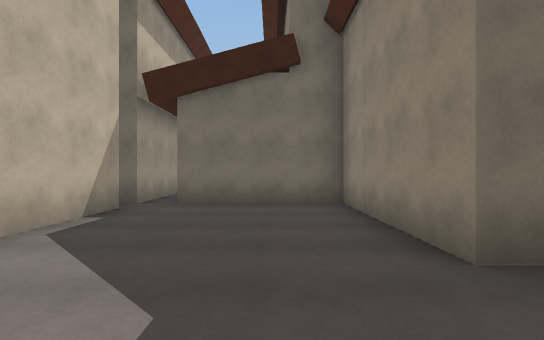
view 1 (above)

24 first-person views from a walk through a 3-D level made in the Unity game engine. The camera is 1.4 m above the floor, looks level and sees 85° across. The floor is counted in squares, 2 m on a side. Each view is taken from the middle of a square. On the plan, view 1 faces up. The plan holds only what a view shows up to about 10 squares ahead; the rest is blank. The place goes on beyond the plan.

view 2
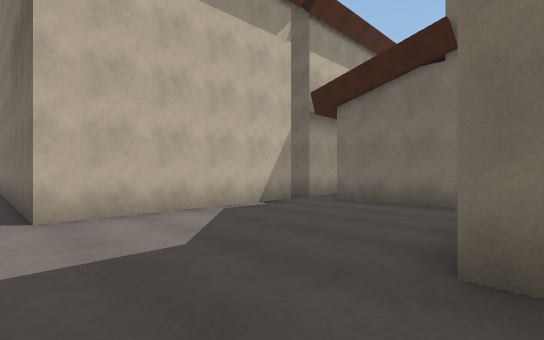

view 3
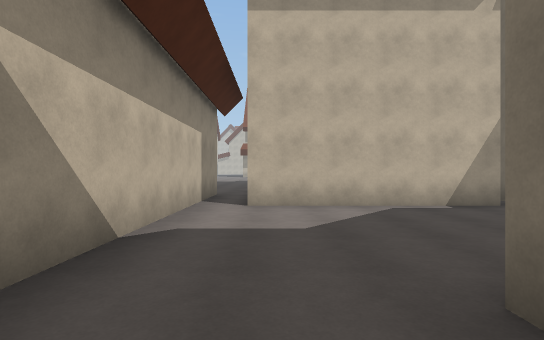

view 4
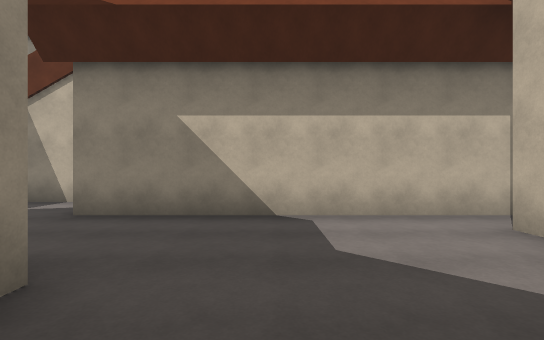

view 5
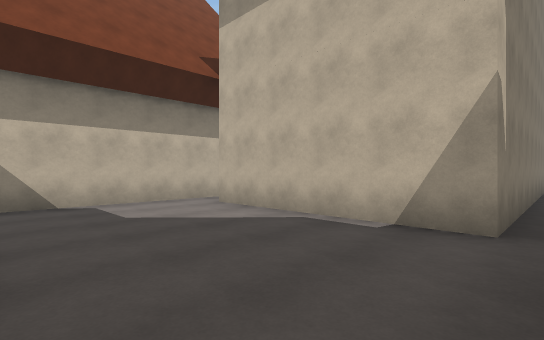

view 6
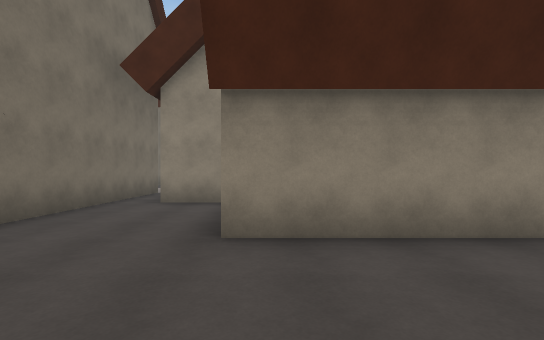

view 7
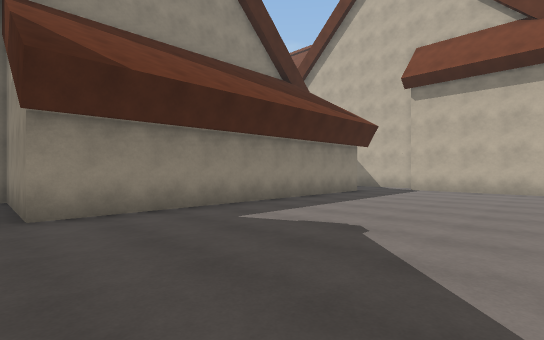

view 8
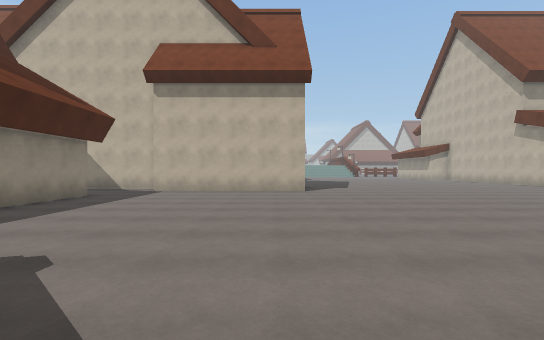

view 9
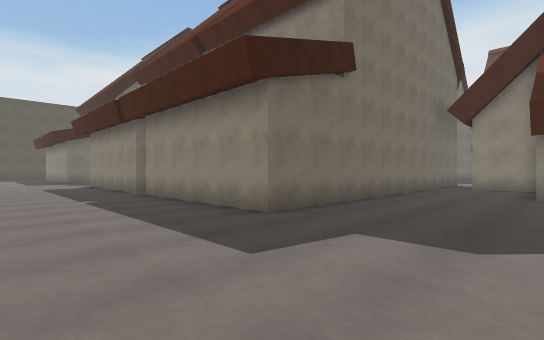

view 10
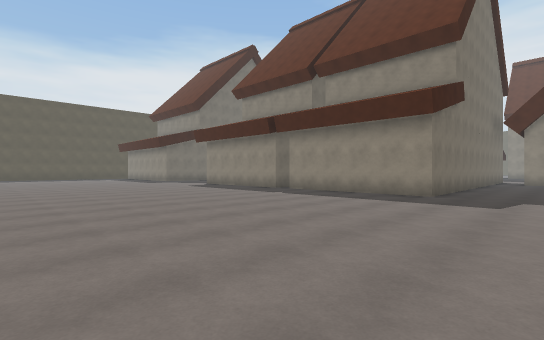

view 11
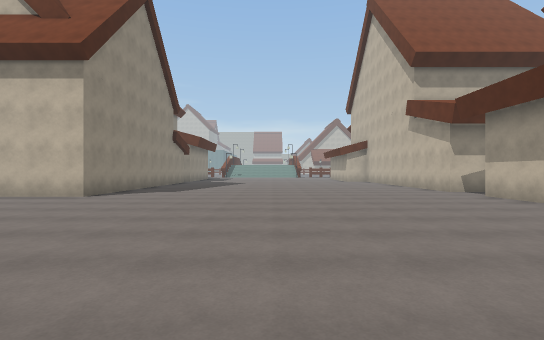

view 12
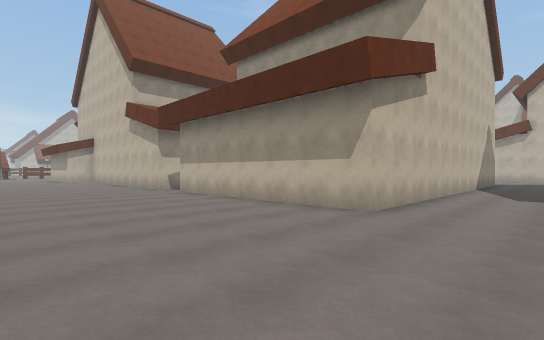

view 13
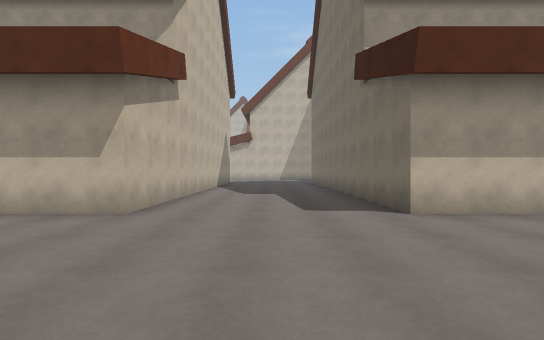

view 14
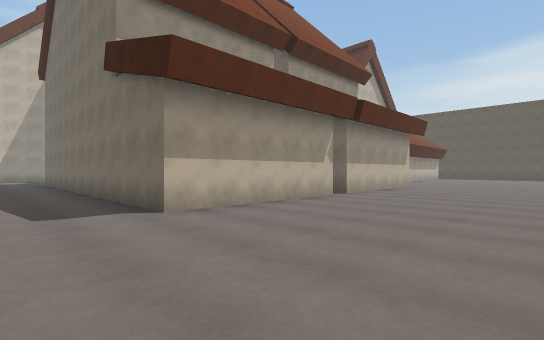

view 15
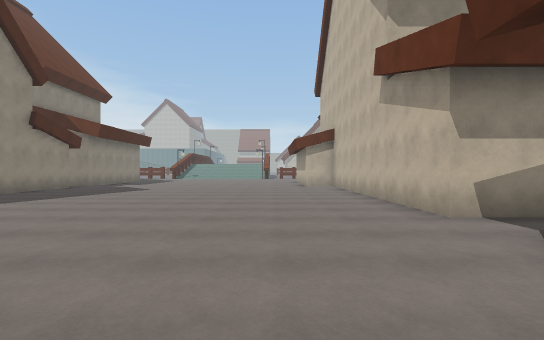

view 16
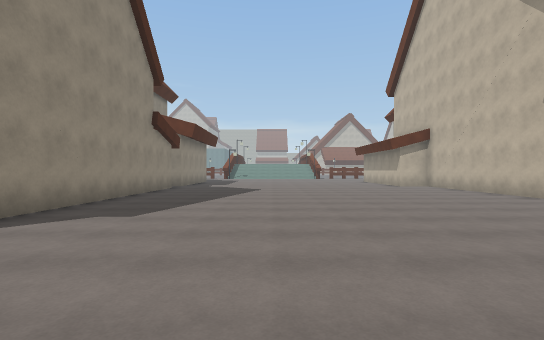

view 17
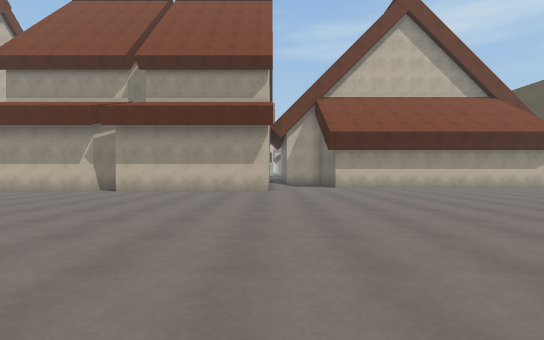

view 18
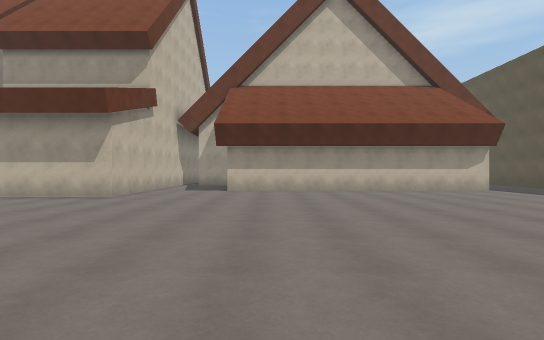

view 19
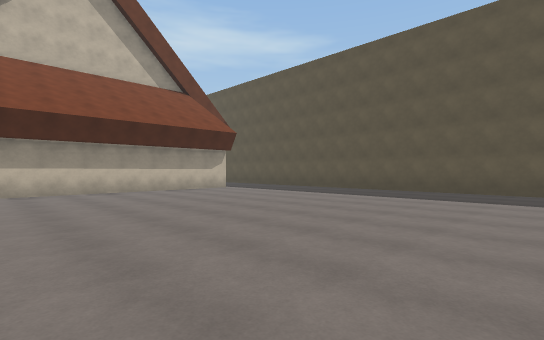

view 20
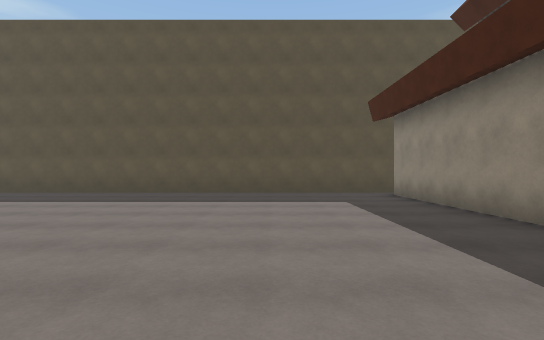

view 21
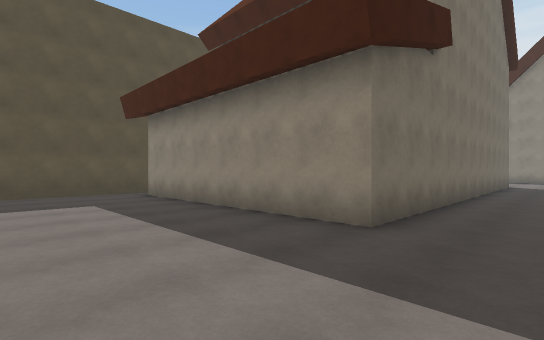

view 22
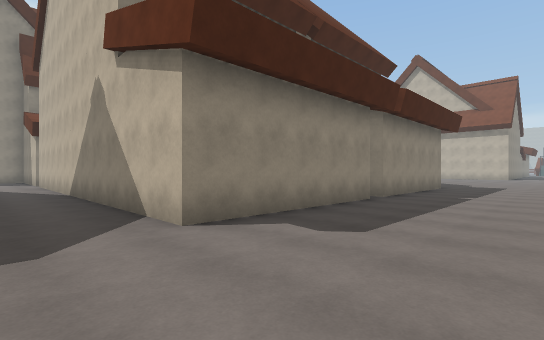

view 23
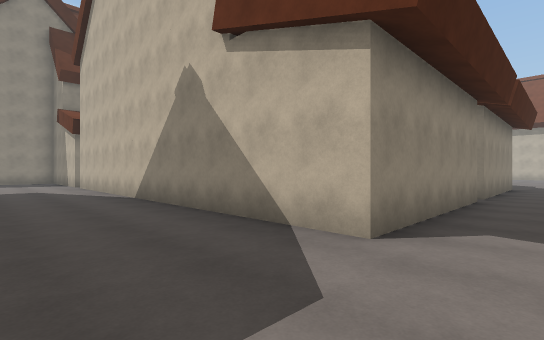

view 24
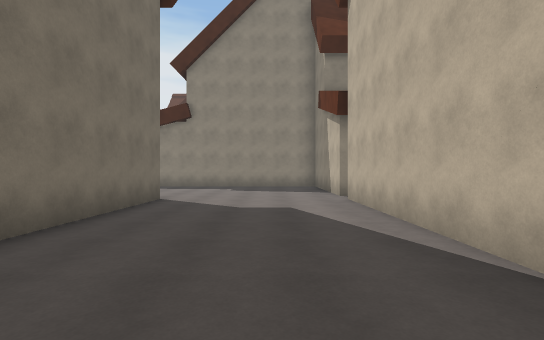

### Floor plan
Key: @ floor where view 1 was taken; # wall or solid block; . floor; H house.
Columns run from 32 left of view 1 to 3 right of it. Each row starts with its distance up from view 1.
 24      ##############
 23       ............
 22        ...........#
 21     ..  ..........#
 20     #.............#
 19     #.............#
 18     #.............#
 17     #.............#
 16     #.............############...
 15     #............................
 14     #............................
 13     #............................
 12     #............................
 11     ..............###############
 10     ..............#          #
  9     ###...........#          #
  8       #...........#          #
  7       #...........#         ######
  6       #...........      ..........H
  5       #...........#  #########....H
  4       #...........#          #....H
  3       #...........#          #....H
  2       #...........#          #....H
  1       #...........############......
  0       #.........................@...
 -1 #######....................#########
 -2 ...........................#
 -3 ............  .........#####
 -4  ...........     ......#
 -5 .............   .......#
 -6 .............. ........#
 -7 #######................#
 -8       #................#
 -9       #................#
-10       #................#
-11       #................#
-12       #.................
-13       #..........HHHHHH.
-14      ............HHHH
-15      ##..........HHH
-16       #..........H
-17       #..........H
-18       #..........H
-19       #..........H
-20       #..........H

Where each view was taken, in squares from view 1:
view 1: 0 up, 0 right, facing up
view 2: 0 up, 2 right, facing up-left
view 3: 1 up, 3 right, facing left
view 4: 4 up, 0 right, facing down
view 5: 6 up, 1 right, facing down-left
view 6: 3 down, 12 left, facing right
view 7: 2 down, 14 left, facing down-right
view 8: 3 down, 14 left, facing down
view 9: 3 down, 18 left, facing up-right
view 10: 2 down, 23 left, facing up-right
view 11: 5 down, 20 left, facing down
view 12: 4 down, 21 left, facing down-left
view 13: 4 down, 21 left, facing left
view 14: 4 down, 21 left, facing up-left
view 15: 10 down, 23 left, facing down
view 16: 10 down, 19 left, facing down
view 17: 9 up, 16 left, facing left
view 18: 13 up, 18 left, facing left
view 19: 13 up, 18 left, facing up-left
view 20: 14 up, 18 left, facing up
view 21: 14 up, 18 left, facing up-right
view 22: 13 up, 18 left, facing down-right
view 23: 14 up, 16 left, facing down-right
view 24: 13 up, 10 left, facing right
